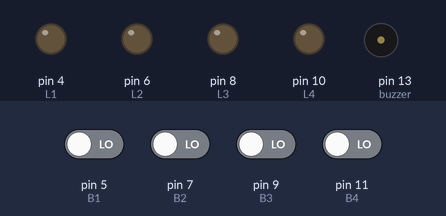
Recording of a sketch running on a simulated Arduino Uno, built with avr-gcc and run on an emulated ATmega328P. Parts: output pins drawn as LEDs (lit = HIGH), buzzer (waves = sounding). Inputs (shaded band) come from the test bench; at power-on: pin 5 (B1), pin 7 (B2), pin 9 (B3), pin 11 (B4) LOW. Random numbers use the default seed unless the sketch sets one.

Above: at 1.4 s.
1.5 s: pin 5 (B1) driven HIGH
At 1.85 s:
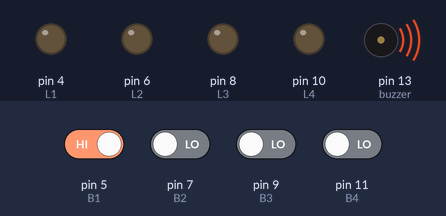
At 2.55 s:
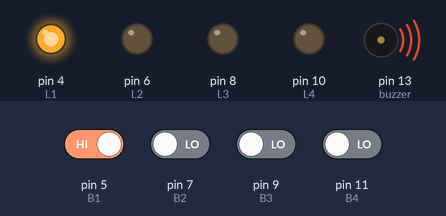
4.5 s: pin 11 (B4) driven HIGH
7.5 s: pin 9 (B3) driven HIGH
10.5 s: pin 5 (B1) driven LOW
At 14.25 s:
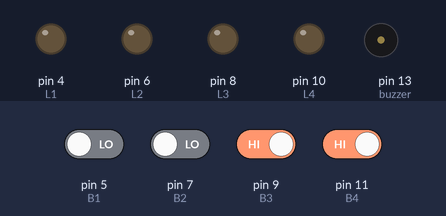
Timing chart, 0 to 14.5 s (numbered marks = the images above; inputs shaded):
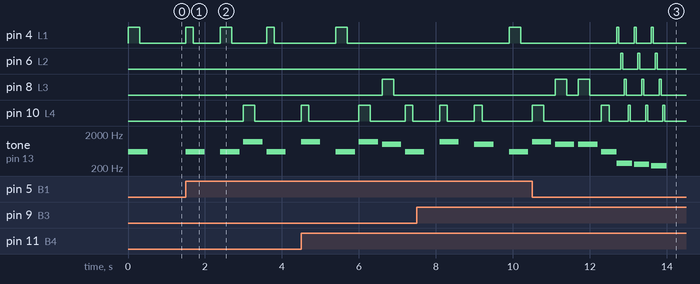

The sketch:

SimonSays.ino
```cpp
long randNumber;
int colors[110];

#define L1 4
#define L2 6
#define L3 8
#define L4 10
#define B1 5
#define B2 7
#define B3 9
#define B4 11
#define buzzer 13


void setup(){
  Serial.begin(9600);
  randomSeed(analogRead(0));

  pinMode(L1, OUTPUT);
  pinMode(L2, OUTPUT);
  pinMode(L3, OUTPUT);
  pinMode(L4, OUTPUT);

  pinMode(B1, INPUT);
  pinMode(B2, INPUT);
  pinMode(B3, INPUT);
  pinMode(B4, INPUT);


  pinMode(buzzer, OUTPUT);

  for(int i = 0; i <= 100; i++)
  colors[i] = random(0, 4);

}


void printSequence(int level){
  for(int i = 0; i <= level; i++){
    digitalWrite(L1 + colors[i] * 2, HIGH);
    tone(buzzer,200+(L1 + colors[i] * 2)*100,500);
    delay(300);
    digitalWrite(L1 + colors[i] * 2, LOW);
    delay(300);
  }
}

int level = 0;
void readAnswer(){
  int a1 = 0;
  int a2 = 0;
  int a3 = 0;
  int a4 = 0;
  for(int i = 0; i <= level; i++){
    while(a1 == 0 && a2 == 0 && a3 == 0 && a4 == 0){
      a1 = digitalRead(B1);
      a2 = digitalRead(B2);
      a3 = digitalRead(B3);
      a4 = digitalRead(B4);
    }

  int led = B1;
    if(a1 != 0)
    {
      led = L1;
      tone(buzzer,200+(L1 + colors[i] * 2)*100,500);
    }

    if(a2 != 0)
    {
      led = L2;
       tone(buzzer,200+(L1 + colors[i] * 2)*100,500);
    }

    if(a3 != 0)
    {
      led = L3;
       tone(buzzer,200+(L1 + colors[i] * 2)*100,500);
    }
    if(a4 != 0)
    {
      led = L4;
      tone(buzzer,200+(L1 + colors[i] * 2)*100,500);
    }

    digitalWrite(led, HIGH);
    delay(200);
    digitalWrite(led, LOW);
    delay(200);


    switch(colors[i]){
      case 0:{
        if(a1 == 0){
          flicker();
          level = -1;
          delay(500);
          return;
        }
      }break;
      case 1:{
        if(a2 == 0){
          flicker();
          level = -1;
          delay(500);
          return;
        }
      }break;
      case 2:{
        if(a3 == 0){
           flicker();
          level = -1;
          delay(500);
          return;
        }
      }break;
      case 3:{
        if(a4 == 0){
           flicker();
          level = -1;
          delay(500);
          return;
        }
      }break;
    }

    a1 = a2 = a3 = a4 = 0;
    delay(500);

  }
}

void flicker()
{


  for(int j=1;j<=3;j++)
  {  tone(buzzer, 300-j*23);
    for(int i=0;i<=6 ;i+=2)
    {
      digitalWrite(L1+i, HIGH);
      delay(50);
      digitalWrite(L1+i, LOW);
      delay(50);

    }
    noTone(buzzer);
    delay(50);
  }

  delay(200);

}

void loop() {

  printSequence(level);
  readAnswer();
  level++;
}
```

Measured:
- after the input at 1.5 s, pin 4 (L1): goes HIGH 0.20 s, LOW 0.70 s, HIGH 0.30 s, LOW 0.90 s, HIGH 0.20 s, then LOW, starting at once; pin 10 (L4): LOW → HIGH after 1.5 s, → LOW 0.30 s later; tone on pin 13 (buzzer): plays 600 Hz for 0.50 s, 600 Hz for 0.50 s, 1200 Hz for 0.50 s, 600 Hz for 0.50 s, starting at once
- after the input at 10.5 s, pin 4 (L1): alternates HIGH for 0.05 s and LOW for 0.40 s, 6 changes in all, then stays LOW, starting after 2.2 s; pin 6 (L2): alternates HIGH for 0.05 s and LOW for 0.40 s, starting after 2.3 s
